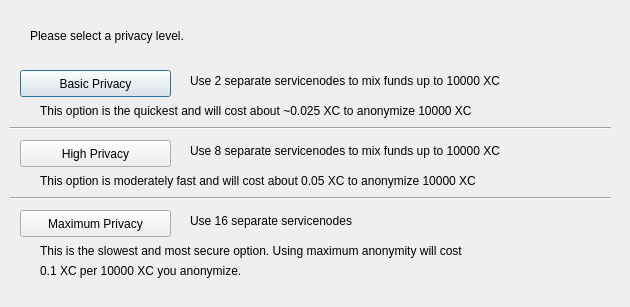
<?xml version="1.0" encoding="UTF-8"?>
<ui version="4.0">
 <class>ObfuscationConfig</class>
 <widget class="QDialog" name="ObfuscationConfig">
  <property name="geometry">
   <rect>
    <x>0</x>
    <y>0</y>
    <width>630</width>
    <height>307</height>
   </rect>
  </property>
  <property name="windowTitle">
   <string>Configure Obfuscation</string>
  </property>
  <widget class="QPushButton" name="buttonBasic">
   <property name="geometry">
    <rect>
     <x>20</x>
     <y>70</y>
     <width>151</width>
     <height>27</height>
    </rect>
   </property>
   <property name="text">
    <string>Basic Privacy</string>
   </property>
  </widget>
  <widget class="QPushButton" name="buttonHigh">
   <property name="geometry">
    <rect>
     <x>20</x>
     <y>140</y>
     <width>151</width>
     <height>27</height>
    </rect>
   </property>
   <property name="text">
    <string>High Privacy</string>
   </property>
  </widget>
  <widget class="QPushButton" name="buttonMax">
   <property name="geometry">
    <rect>
     <x>20</x>
     <y>210</y>
     <width>151</width>
     <height>27</height>
    </rect>
   </property>
   <property name="text">
    <string>Maximum Privacy</string>
   </property>
  </widget>
  <widget class="QLabel" name="label">
   <property name="geometry">
    <rect>
     <x>30</x>
     <y>20</y>
     <width>571</width>
     <height>31</height>
    </rect>
   </property>
   <property name="text">
    <string>Please select a privacy level.</string>
   </property>
  </widget>
  <widget class="QLabel" name="label_2">
   <property name="geometry">
    <rect>
     <x>190</x>
     <y>70</y>
     <width>421</width>
     <height>21</height>
    </rect>
   </property>
   <property name="text">
    <string>Use 2 separate servicenodes to mix funds up to 10000 XC</string>
   </property>
  </widget>
  <widget class="QLabel" name="label_3">
   <property name="geometry">
    <rect>
     <x>190</x>
     <y>140</y>
     <width>411</width>
     <height>21</height>
    </rect>
   </property>
   <property name="text">
    <string>Use 8 separate servicenodes to mix funds up to 10000 XC</string>
   </property>
  </widget>
  <widget class="QLabel" name="label_4">
   <property name="geometry">
    <rect>
     <x>190</x>
     <y>210</y>
     <width>421</width>
     <height>21</height>
    </rect>
   </property>
   <property name="text">
    <string>Use 16 separate servicenodes</string>
   </property>
  </widget>
  <widget class="QLabel" name="label_6">
   <property name="geometry">
    <rect>
     <x>40</x>
     <y>100</y>
     <width>561</width>
     <height>21</height>
    </rect>
   </property>
   <property name="text">
    <string>This option is the quickest and will cost about ~0.025 XC to anonymize 10000 XC</string>
   </property>
  </widget>
  <widget class="QLabel" name="label_7">
   <property name="geometry">
    <rect>
     <x>40</x>
     <y>170</y>
     <width>561</width>
     <height>21</height>
    </rect>
   </property>
   <property name="text">
    <string>This option is moderately fast and will cost about 0.05 XC to anonymize 10000 XC</string>
   </property>
  </widget>
  <widget class="QLabel" name="label_8">
   <property name="geometry">
    <rect>
     <x>40</x>
     <y>240</y>
     <width>561</width>
     <height>21</height>
    </rect>
   </property>
   <property name="text">
    <string>This is the slowest and most secure option. Using maximum anonymity will cost</string>
   </property>
  </widget>
  <widget class="QLabel" name="label_9">
   <property name="geometry">
    <rect>
     <x>40</x>
     <y>260</y>
     <width>561</width>
     <height>21</height>
    </rect>
   </property>
   <property name="text">
    <string>0.1 XC per 10000 XC you anonymize.</string>
   </property>
  </widget>
  <widget class="Line" name="line">
   <property name="geometry">
    <rect>
     <x>10</x>
     <y>120</y>
     <width>601</width>
     <height>16</height>
    </rect>
   </property>
   <property name="orientation">
    <enum>Qt::Horizontal</enum>
   </property>
  </widget>
  <widget class="Line" name="line_2">
   <property name="geometry">
    <rect>
     <x>10</x>
     <y>190</y>
     <width>601</width>
     <height>16</height>
    </rect>
   </property>
   <property name="orientation">
    <enum>Qt::Horizontal</enum>
   </property>
  </widget>
 </widget>
 <resources/>
 <connections/>
</ui>
